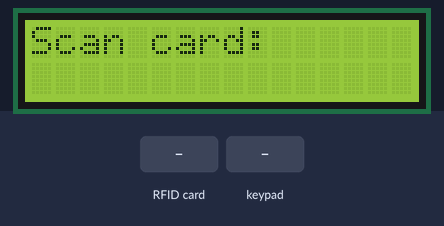
Simulated run of this sketch. Board: Arduino Uno, built with avr-gcc and run on an emulated ATmega328P. Parts: 16×2 character LCD. The inputs (shaded band) are chosen by the test bench. What the sketch prints to the serial monitor is not drawn.

Above: at 1.3 s.
1.4 s: RFID card 5E 7A 19 C4 held to the reader
At 2.6 s:
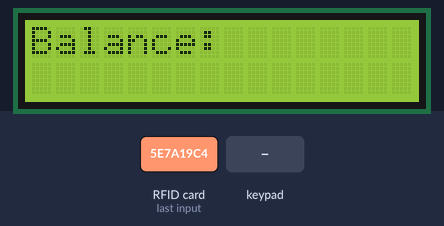
2.9 s: keypad keys 9 8 7 6 * pressed 0.4 s apart
At 5.1 s:
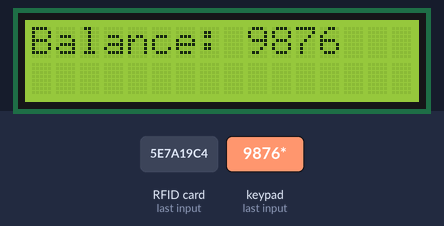
6.4 s: RFID card 5E 7A 19 C4 held to the reader
7.9 s: key 'A' pressed
At 9.1 s:
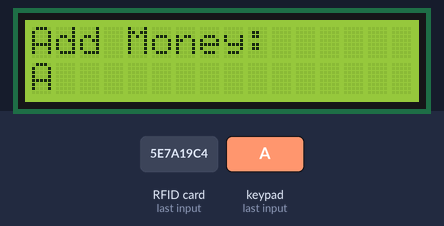
9.4 s: key 'B' pressed
At 10.5 s:
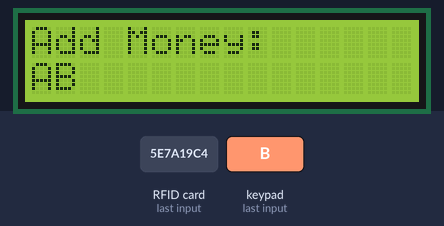
10.9 s: keypad keys 9 8 7 6 # pressed 0.4 s apart
At 13.9 s:
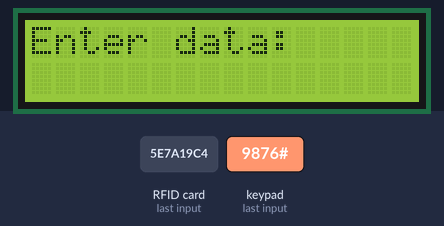
Timing chart, 0 to 15.4 s (numbered marks = the images above; inputs shaded):
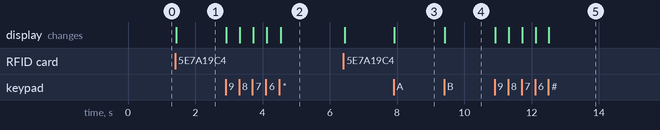

The sketch:

keypadReadInputToLcd.ino
```cpp
#include <SPI.h>
#include <MFRC522.h>
#include <Keypad.h>
#include <LiquidCrystal_I2C.h>

#define RST_PIN A0
#define SS_PIN 10

MFRC522 mfrc522(SS_PIN, RST_PIN);
MFRC522::MIFARE_Key key;
MFRC522::StatusCode card_status;

const byte ROWS = 4;
const byte COLS = 4;
char keys[ROWS][COLS] = {
  {'1', '2', '3', 'A'},
  {'4', '5', '6', 'B'},
  {'7', '8', '9', 'C'},
  {'*', '0', '#', 'D'}
};
byte rowPins[ROWS] = {9, 8, 7, 6};
byte colPins[COLS] = {5, 4, 3, 2};
Keypad keypad = Keypad(makeKeymap(keys), rowPins, colPins, ROWS, COLS);
LiquidCrystal_I2C lcd(0x27, 16, 2); // I2C address 0x27, 16 columns and 2 rows

String newBalance = "";

void setup() {
  Serial.begin(9600);
  SPI.begin();
  mfrc522.PCD_Init();
  Serial.println(F("PCD Ready!"));

  lcd.begin(16, 2);
  lcd.backlight();
  lcd.clear();
  lcd.print("Scan card:");
  lcd.setCursor(0, 1);

  // Initialize the key (default key)
  for (byte i = 0; i < 6; i++) {
    key.keyByte[i] = 0xFF;
  }
}

void loop() {
  // Check if a new card is present
  if (mfrc522.PICC_IsNewCardPresent() && mfrc522.PICC_ReadCardSerial()) {
    // Read and display the balance from the card
    Serial.println(F("\n*** Balance on the PICC ***\n"));
    String currentBalanceStr = readBytesFromBlock(4);
    int currentBalance = currentBalanceStr.toInt(); // Convert balance string to integer
    lcd.clear();
    lcd.print("Balance: ");
    lcd.print(currentBalanceStr);
    lcd.setCursor(0, 1);
    Serial.println(currentBalanceStr);
    Serial.println(F("\n***************************\n"));

    // Allow user to enter new balance
    newBalance = "";
    char key;
    while (true) {
      key = keypad.getKey();
      if (key) {
        if (key == '#') {
          // Clear the input
          lcd.clear();
          lcd.print("Enter data:");
          lcd.setCursor(0, 1);
          newBalance = "";
        } else if (key == '*') {
          // Calculate new balance
          int newBalanceInt = newBalance.toInt(); // Convert new balance string to integer
          int updatedBalance = currentBalance + newBalanceInt;

          // Write the updated balance to the card
          writeBytesToBlock(4, String(updatedBalance));

          // Display the updated balance on the card
          Serial.println(F("\n*** Updated Balance on the PICC ***\n"));
          String updatedBalanceStr = String(updatedBalance);
          lcd.clear();
          lcd.print("Balance: ");
          lcd.print(updatedBalanceStr);
          lcd.setCursor(0, 1);
          Serial.println(updatedBalanceStr);
          Serial.println(F("\n***************************\n"));
          break;  // Exit the inner loop after writing the new balance
        } else {
          // Append key to the new balance and display
          newBalance += key;
          lcd.clear();
          lcd.print("Add Money:");
          lcd.setCursor(0, 1);
          lcd.print(newBalance);
        }
      }
    }

    mfrc522.PICC_HaltA();
    mfrc522.PCD_StopCrypto1();
  }
}

String readBytesFromBlock(byte blockNumber) {
  card_status = mfrc522.PCD_Authenticate(MFRC522::PICC_CMD_MF_AUTH_KEY_A, blockNumber, &key, &(mfrc522.uid));
  if (card_status != MFRC522::STATUS_OK) {
    Serial.print(F("Authentication failed: "));
    Serial.println(mfrc522.GetStatusCodeName(card_status));
    return "";
  }

  byte arrayAddress[18];
  byte bufferSize = sizeof(arrayAddress);
  card_status = mfrc522.MIFARE_Read(blockNumber, arrayAddress, &bufferSize);
  if (card_status != MFRC522::STATUS_OK) {
    Serial.print(F("Reading failed: "));
    Serial.println(mfrc522.GetStatusCodeName(card_status));
    return "";
  }

  String value = "";
  for (uint8_t i = 0; i < 16; i++) {
    value += (char)arrayAddress[i];
  }
  value.trim();
  return value;
}

void writeBytesToBlock(byte blockNumber, String data) {
  card_status = mfrc522.PCD_Authenticate(MFRC522::PICC_CMD_MF_AUTH_KEY_A, blockNumber, &key, &(mfrc522.uid));
  if (card_status != MFRC522::STATUS_OK) {
    Serial.print(F("Authentication failed: "));
    Serial.println(mfrc522.GetStatusCodeName(card_status));
    return;
  }

  byte buffer[16];
  data.getBytes(buffer, sizeof(buffer));

  // Ensure the data is exactly 16 bytes long
  for (uint8_t i = data.length(); i < 16; i++) {
    buffer[i] = 0;
  }

  card_status = mfrc522.MIFARE_Write(blockNumber, buffer, 16);
  if (card_status != MFRC522::STATUS_OK) {
    Serial.print(F("Writing failed: "));
    Serial.println(mfrc522.GetStatusCodeName(card_status));
  } else {
    Serial.println(F("Writing succeeded."));
  }
}
```

Measured:
- after the input at 1.4 s, the display: changes at once (image 1)
- after the input at 2.9 s, the display: first changes at once (image 2 shows a later state)
- after the input at 7.9 s, the display: changes at once (image 3)
- after the input at 9.4 s, the display: changes at once (image 4)
- after the input at 10.9 s, the display: first changes at once (image 5 shows a later state)
